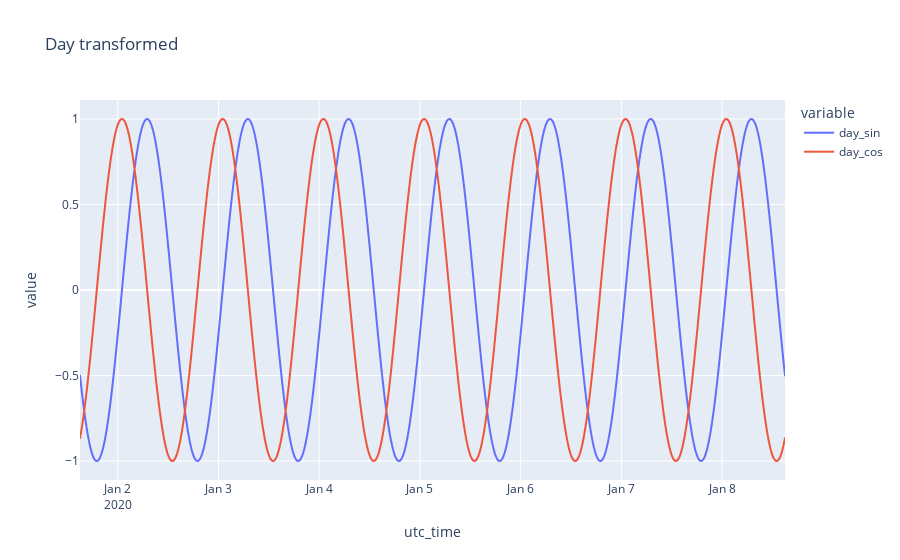
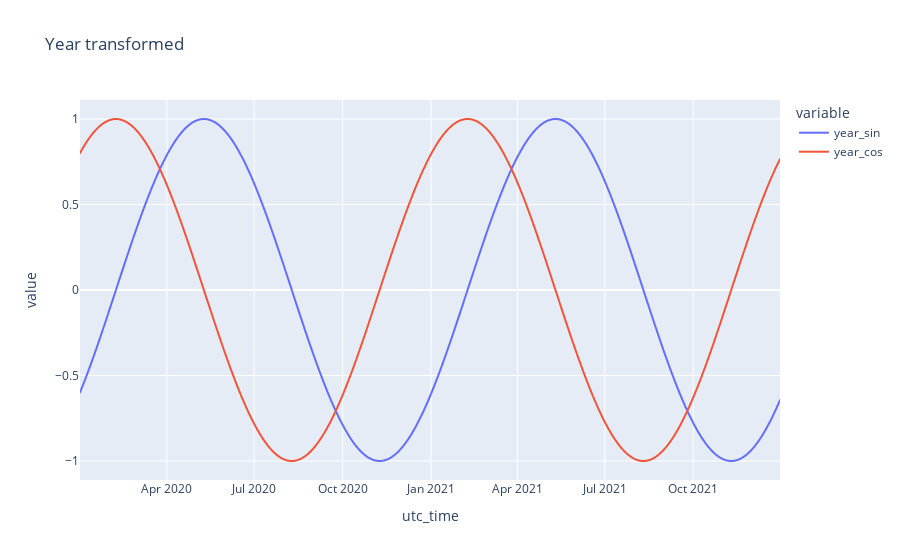

The cell these charts' notebook holds for them, in order:
### Code cell
fig_day = px.line(
    data_frame = df_main_ip.iloc[:10000:10,:],
    x = "utc_time",
    y = ["day_sin","day_cos"],
    title = "Day transformed"
)

fig_day.show()

fig_year = px.line(
    data_frame = df_main_ip.iloc[::1000,:],
    x = "utc_time",
    y = ["year_sin","year_cos"],
    title = "Year transformed"
)

fig_year.show()

### Figure 1 — Plotly figure (JSON) as saved in the notebook; plotly's stock layout.template omitted (floating-point values rounded to 4 significant figures; data arrays with more than 128 entries replaced by an {"elided": "..."} marker saying what was removed)
{"data": [{"hovertemplate": "variable=day_sin<br>utc_time=%{x}<br>value=%{y}<extra></extra>", "legendgroup": "day_sin", "line": {"color": "#636efa", "dash": "solid"}, "marker": {"symbol": "circle"}, "mode": "lines", "name": "day_sin", "showlegend": true, "type": "scattergl", "x": {"elided": "1000 str values"}, "xaxis": "x", "y": {"elided": "1000 float values"}, "yaxis": "y"}, {"hovertemplate": "variable=day_cos<br>utc_time=%{x}<br>value=%{y}<extra></extra>", "legendgroup": "day_cos", "line": {"color": "#EF553B", "dash": "solid"}, "marker": {"symbol": "circle"}, "mode": "lines", "name": "day_cos", "showlegend": true, "type": "scattergl", "x": {"elided": "1000 str values"}, "xaxis": "x", "y": {"elided": "1000 float values"}, "yaxis": "y"}], "layout": {"legend": {"title": {"text": "variable"}, "tracegroupgap": 0}, "title": {"text": "Day transformed"}, "xaxis": {"anchor": "y", "domain": [0, 1], "title": {"text": "utc_time"}}, "yaxis": {"anchor": "x", "domain": [0, 1], "title": {"text": "value"}}}}

### Figure 2 — Plotly figure (JSON) as saved in the notebook; plotly's stock layout.template omitted (floating-point values rounded to 4 significant figures; data arrays with more than 128 entries replaced by an {"elided": "..."} marker saying what was removed)
{"data": [{"hovertemplate": "variable=year_sin<br>utc_time=%{x}<br>value=%{y}<extra></extra>", "legendgroup": "year_sin", "line": {"color": "#636efa", "dash": "solid"}, "marker": {"symbol": "circle"}, "mode": "lines", "name": "year_sin", "showlegend": true, "type": "scattergl", "x": {"elided": "1008 str values"}, "xaxis": "x", "y": {"elided": "1008 float values"}, "yaxis": "y"}, {"hovertemplate": "variable=year_cos<br>utc_time=%{x}<br>value=%{y}<extra></extra>", "legendgroup": "year_cos", "line": {"color": "#EF553B", "dash": "solid"}, "marker": {"symbol": "circle"}, "mode": "lines", "name": "year_cos", "showlegend": true, "type": "scattergl", "x": {"elided": "1008 str values"}, "xaxis": "x", "y": {"elided": "1008 float values"}, "yaxis": "y"}], "layout": {"legend": {"title": {"text": "variable"}, "tracegroupgap": 0}, "title": {"text": "Year transformed"}, "xaxis": {"anchor": "y", "domain": [0, 1], "title": {"text": "utc_time"}}, "yaxis": {"anchor": "x", "domain": [0, 1], "title": {"text": "value"}}}}
